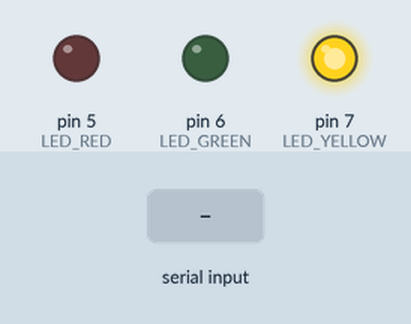
The sketch below on a simulated Arduino Uno, built with avr-gcc and run on an emulated ATmega328P. Parts: output pins drawn as LEDs (lit = HIGH). The inputs (shaded band) are chosen by the test bench. Pins used as bus, display or sensor lines are not drawn.

Above: at 1.2 s.
1.3 s: "OK\n" received over Serial
At 1.45 s:
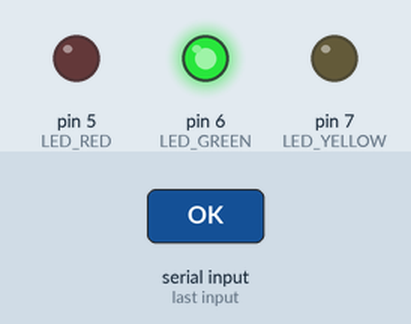
3.1 s: "ERR\n" received over Serial
At 3.5 s:
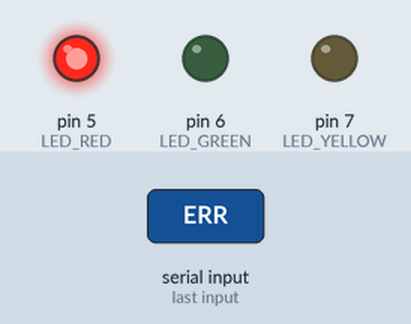
Timing chart, 0 to 6.1 s (numbered marks = the images above; inputs shaded):
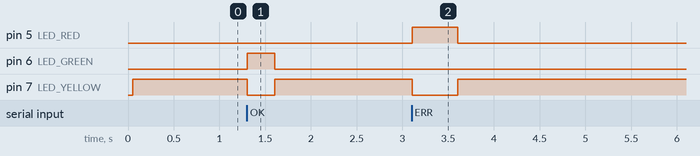

The sketch:

nfc.ino
```cpp
#include <SPI.h>
#include <MFRC522.h>

#define SS_PIN   10   // SDA на RC522
#define RST_PIN  9    // RST на RC522

// Светодиоды
#define LED_RED    5  // D5
#define LED_GREEN  6  // D6
#define LED_YELLOW 7  // D7

MFRC522 mfrc522(SS_PIN, RST_PIN);

bool lastIn = false;  // чередование IN/OUT
String serialBuffer;  // буфер для входящих строк от M5

void setLeds(bool r, bool g, bool y) {
  digitalWrite(LED_RED,    r ? HIGH : LOW);
  digitalWrite(LED_GREEN,  g ? HIGH : LOW);
  digitalWrite(LED_YELLOW, y ? HIGH : LOW);
}

void setup() {
  Serial.begin(115200);   // UART к M5StickC Plus2
  SPI.begin();
  mfrc522.PCD_Init();

  pinMode(LED_RED,    OUTPUT);
  pinMode(LED_GREEN,  OUTPUT);
  pinMode(LED_YELLOW, OUTPUT);

  // Режим ожидания карты — жёлтый
  setLeds(false, false, true);
}

void loop() {
  // 1. Обрабатываем входящие сообщения от M5 (статус)
  handleSerialFeedback();

  // 2. Читаем карту
  if (!mfrc522.PICC_IsNewCardPresent()) return;
  if (!mfrc522.PICC_ReadCardSerial())   return;

  // Собираем UID в HEX без пробелов
  String uidStr;
  for (byte i = 0; i < mfrc522.uid.size; i++) {
    if (mfrc522.uid.uidByte[i] < 0x10) uidStr += "0";
    uidStr += String(mfrc522.uid.uidByte[i], HEX);
  }
  uidStr.toUpperCase();

  // Чередуем IN / OUT
  String event = lastIn ? "OUT" : "IN";
  lastIn = !lastIn;

  // Формат строки для M5: CARDUID,EVENT
  Serial.print("CARD");
  Serial.print(uidStr);
  Serial.print(",");
  Serial.println(event);

  // После отправки оставляем жёлтый (ждём ответ от M5)
  setLeds(false, false, true);

  mfrc522.PICC_HaltA();
  mfrc522.PCD_StopCrypto1();
  delay(200);
}

// ===== Приём обратной связи от M5 =====
void handleSerialFeedback() {
  while (Serial.available()) {
    char c = Serial.read();
    if (c == '\n' || c == '\r') {
      if (serialBuffer.length() > 0) {
        processFeedbackLine(serialBuffer);
        serialBuffer = "";
      }
    } else {
      serialBuffer += c;
    }
  }
}

void processFeedbackLine(const String &line) {
  // Ожидаемые варианты:
  // "OK 24FE055C IN"
  // "ERR CARD_NOT_FOUND 24FE055C"
  // "ERR 400 24FE055C"
  if (line.startsWith("OK")) {
    // Успешное событие -> зелёный на короткое время
    setLeds(false, true, false);
    delay(300);
    setLeds(false, false, true);  // обратно в жёлтый
  } else if (line.startsWith("ERR")) {
    // Любая ошибка -> красный
    setLeds(true, false, false);
    delay(500);
    setLeds(false, false, true);  // обратно в жёлтый
  }
}
```

Measured:
- after the input at 1.3 s, pin 6 (LED_GREEN): LOW → HIGH at once, → LOW 0.30 s later; pin 7 (LED_YELLOW): HIGH → LOW at once, → HIGH 0.30 s later
- after the input at 3.1 s, pin 5 (LED_RED): LOW → HIGH at once, → LOW 0.50 s later; pin 7 (LED_YELLOW): HIGH → LOW at once, → HIGH 0.50 s later
